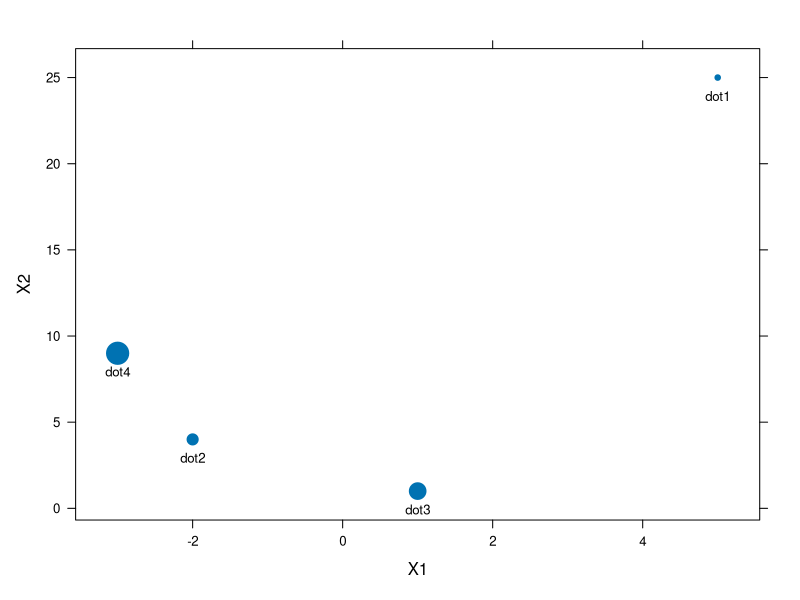

Source code (R):
library(lattice)
X1 = c(5, -2, 1, -3)
X2 = X1^2
names = paste("dot", 1:4, sep="")


xyplot(X2~X1, data=data.frame(X1, X2), pch=20, cex=1:4,
      panel=function(x, y, ...) 
      {
      panel.xyplot(x, y, ...);
      ltext(x=x, y=y, labels=names, pos=1, offset=1, cex=0.8)
      })